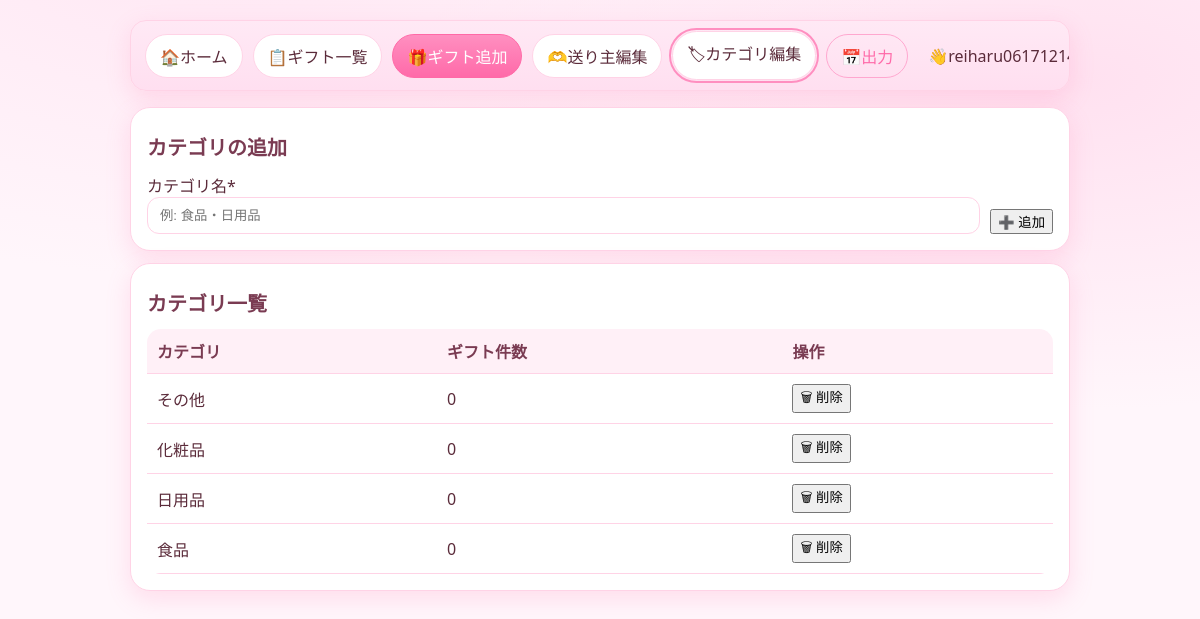
Before: /categories (signed in) with the older database file.
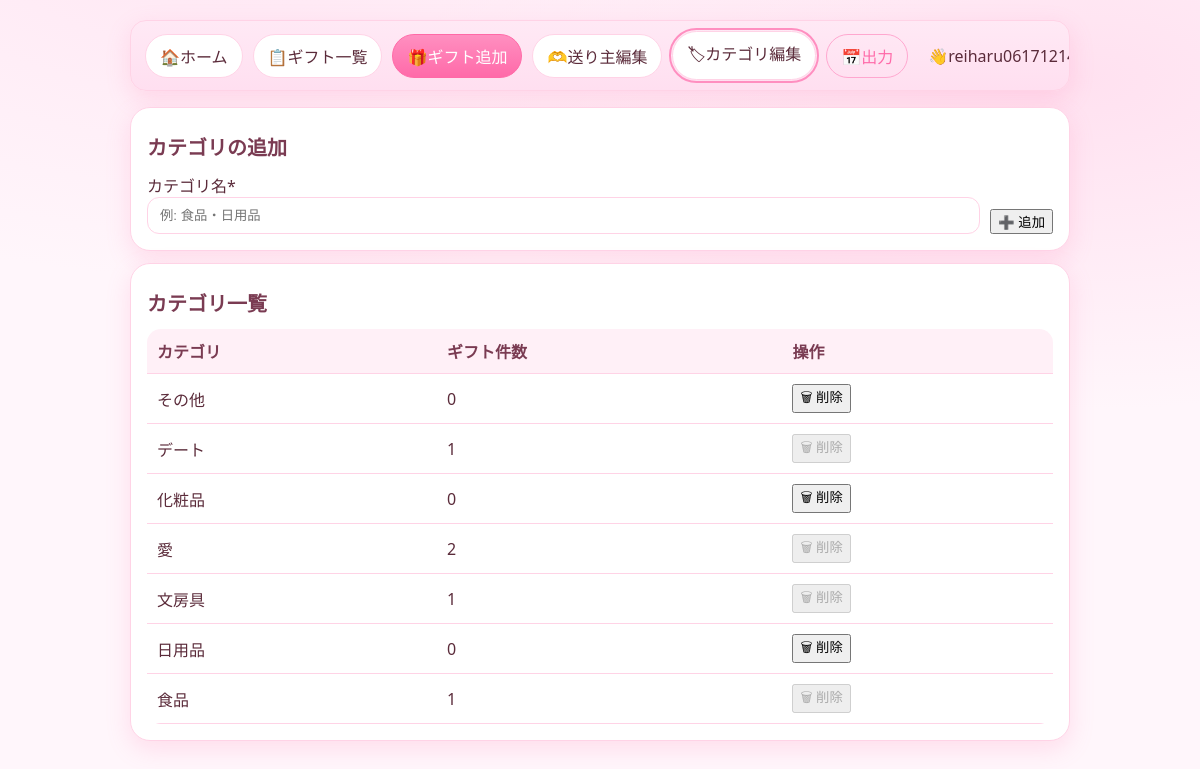
After: the same page with the newer database file.
### app.py (models this page shows)
class Category(db.Model):
    id = db.Column(db.Integer, primary_key=True)
    user_id = db.Column(db.Integer, db.ForeignKey("user.id"), nullable=False)
    name = db.Column(db.String(120), nullable=False)
    gifts = db.relationship("Gift", backref="category", lazy=True)

### app.py (the view, shortened to what this page needs)
@app.route("/categories", methods=["GET", "POST"])
@login_required
def categories():
    items = Category.query.filter_by(user_id=current_user.id).order_by(Category.name).all()
    return render_template("categories.html", title="カテゴリ", categories=items)

### app.py (called while the page is built)
@login_manager.user_loader
def load_user(user_id: str):
    return db.session.get(User, int(user_id))

### templates/categories.html
{% extends "base.html" %}
{% block content %}
  <div class="card">
    <h2>カテゴリの追加</h2>
    <form method="post" class="form-inline">
      <div class="form-group">
        <label for="category-name">カテゴリ名*</label>
        <input id="category-name" name="name" placeholder="例: 食品・日用品" required>
      </div>
      <button class="btn primary" type="submit">➕ 追加</button>
    </form>
  </div>
  <div class="card">
    <h2>カテゴリ一覧</h2>
    <table class="table" aria-label="カテゴリ一覧">
      <thead>
        <tr>
          <th scope="col">カテゴリ</th>
          <th scope="col" class="text-right">ギフト件数</th>
          <th scope="col" class="text-right">操作</th>
        </tr>
      </thead>
      <tbody>
        {% for c in categories %}
        <tr>
          <td>{{ c.name }}</td>
          <td class="text-right">{{ c.gifts|length }}</td>
          <td class="text-right">
            <form method="post" action="{{ url_for('category_delete', category_id=c.id) }}"
                  onsubmit="return confirm('「{{ c.name }}」を削除します。よろしいですか？');"
                  class="inline-form">
              <button class="btn danger"
                      {% if c.gifts|length > 0 %}disabled title="このカテゴリはギフトに紐付いています"{% endif %}>
                🗑 削除
              </button>
            </form>
          </td>
        </tr>
        {% else %}
        <tr>
          <td colspan="3" class="text-center muted small">
            まだカテゴリが登録されていません。上のフォームから追加してください。
          </td>
        </tr>
        {% endfor %}
      </tbody>
    </table>
  </div>
{% endblock %}

Changed rows visible on the page:
added Category: name "デート", gifts|length "1"
added Category: name "愛", gifts|length "2"
added Category: name "文房具", gifts|length "1"
computed for Category "食品": gifts|length "0" → "1"
